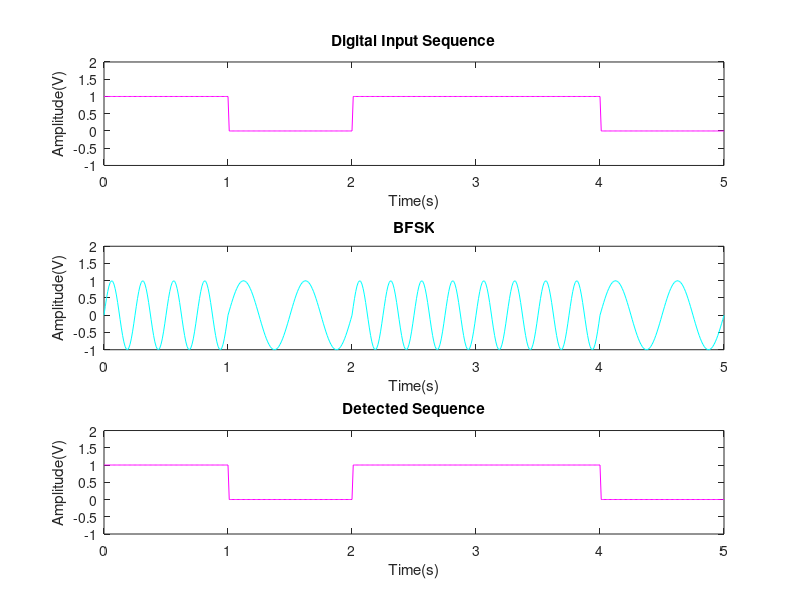

MATLAB code to generate this figure:
% Refresh
clc;
clear all;
close all;
%Binary FSK Modulation & Demodulation
n = [1 0 1 1 0];
%NRZ phase shaping / pulse shaping
i = 1;
t = 0 : 0.01 : length(n);
for j = 1 : length(t)
    if t(j) <= i 
        y(j) = n(i);
    else
        i = i + 1;
        y(j) = n(i);
    end
end

%plotting
subplot(3, 1, 1);
plot(t,y,'m');
axis([0 length(n) -1 2]);
title('Digital Input Sequence');
xlabel('Time(s)');
ylabel('Amplitude(V)');

% Carrier
c1 = sin(2*pi*2*t); %% Carrier 1
c2 = sin(2*pi*4*t); %% Carrier 2

% BFSK Modulation
for j = 1: length(t)
    if y(j) == 1
        fsk(j) = c2(j);
    else
        fsk(j) = c1(j);
    end
end

%plotting
subplot(3, 1, 2);
plot(t,fsk,'c');
axis([0 length(n) -1 2]);
title('BFSK');
xlabel('Time(s)');
ylabel('Amplitude(V)');

% Demodulation
for j = 1: length(t)
    if fsk(j) == c2(j)
        demod(j) = 1;
    else
        demod(j) = 0;
    end
end
subplot(3, 1, 3);
plot(t, demod, 'm');
axis([0 length(n) -1 2]);
title('Detected Sequence');
xlabel('Time(s)');
ylabel('Amplitude(V)'); 

       


